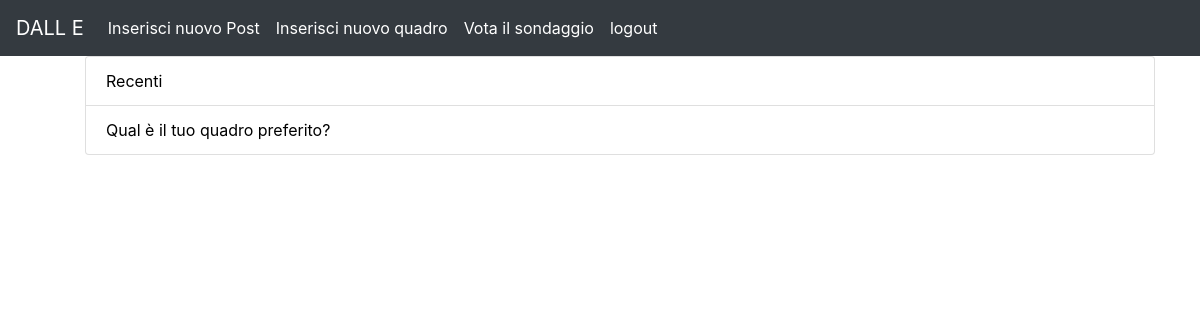
/index/ (signed in), run on the app's committed database.
### prova/models.py (models this page shows, shortened)
class Question(models.Model):
    question_text = models.CharField(max_length=200)
    pub_date = models.DateTimeField('date published')

### prova/views.py (the view)
# urls.py: path('index/', views.index, name='index'),
def index(request):
    latest_question_list = Question.objects.order_by('-pub_date')[:5]
    context = {'latest_question_list': latest_question_list}
    return render(request, 'index.html', context)

### prova/templates/index.html (shortened to what this page needs)
{%  extends 'base.html' %}
{% block content %}
    {% load static %}
<link rel="stylesheet" href="{% static 'prova/style.css' %}">
{% if latest_question_list %}
    <ul>
    {% for question in latest_question_list %}
        <li class="list-group-item "><a href="{% url 'detail' question.pk %}">{{ question.question_text }}</a>
    {% endfor %}
    </ul>
{% else %}
    <p>No polls are available.</p>
{% endif %}
{% endblock %}

### prova/static/prova/style.css (style rules this page uses)
li a { color: black; }
body { background: white url("images/img.png") ; }

### data on the page
Question: question_text "Recenti"
Question: question_text "Qual è il tuo quadro preferito?"
